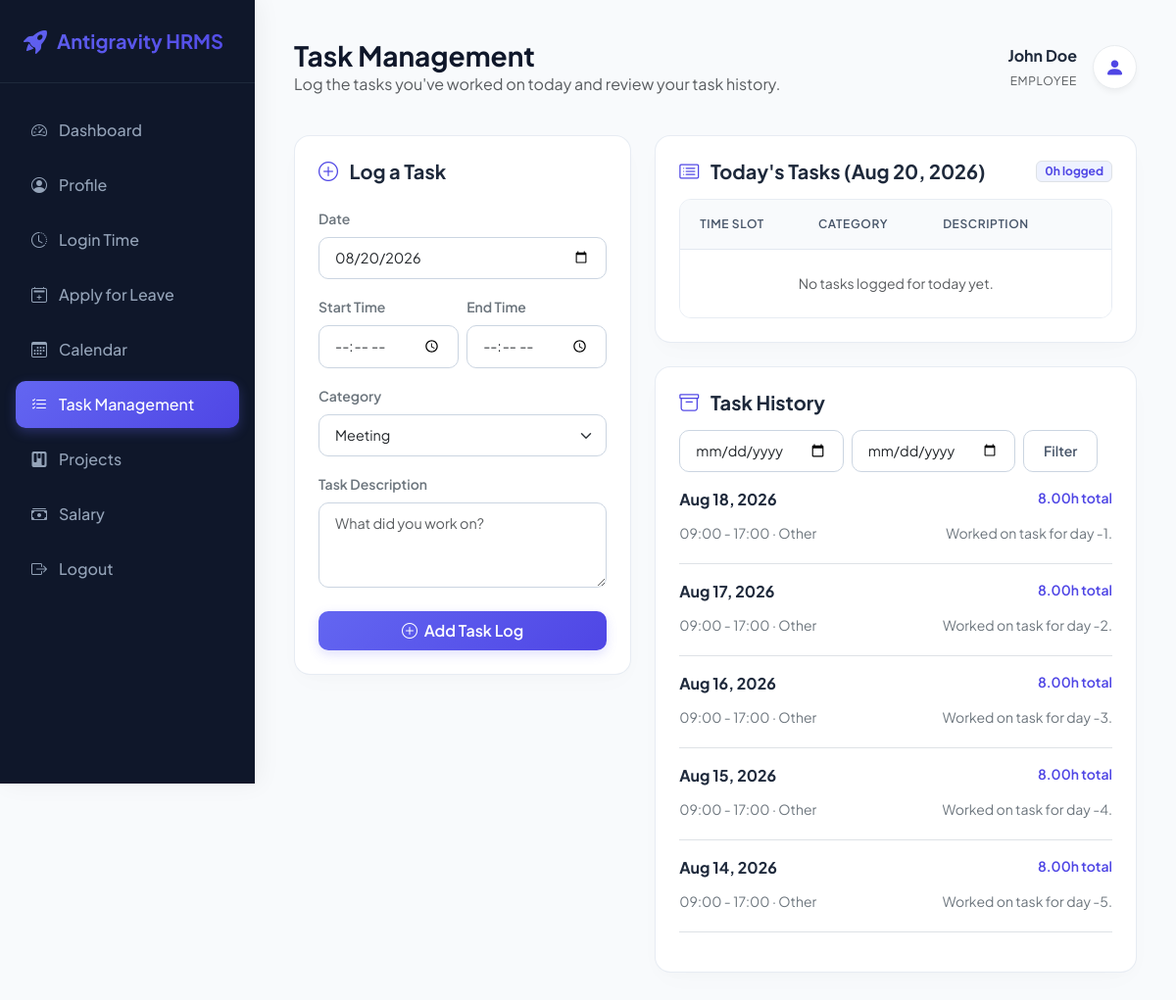
The page /api/work-logs/ (signed in) on the database its author committed.
### core/models.py (models this page shows, shortened)
class User(AbstractUser):
    ROLE_CHOICES = [
        ('admin', 'Admin'),
        ('employee', 'Employee'),
    ]
    role = models.CharField(max_length=20, choices=ROLE_CHOICES, default='employee')
    department = models.CharField(max_length=100, blank=True, null=True)
    designation = models.CharField(max_length=100, blank=True, null=True)
    joining_date = models.DateField(blank=True, null=True)
    salary_amount = models.DecimalField(max_digits=10, decimal_places=2, default=0.00)
    phone_number = models.CharField(max_length=20, blank=True, null=True)
    address = models.TextField(blank=True, null=True)

class WorkLog(models.Model):
    employee = models.ForeignKey(settings.AUTH_USER_MODEL, on_delete=models.CASCADE, related_name='work_logs')
    date = models.DateField()
    start_time = models.TimeField()
    end_time = models.TimeField()
    hours_worked = models.DecimalField(max_digits=4, decimal_places=2, null=True, blank=True)
    description = models.TextField()
    CATEGORY_CHOICES = [
        ('Meeting', 'Meeting'),
        ('Development', 'Development'),
        ('Bug Fix', 'Bug Fix'),
        ('Documentation', 'Documentation'),
        ('Testing', 'Testing'),
        ('Other', 'Other'),
    ]
    category = models.CharField(max_length=50, choices=CATEGORY_CHOICES, default='Other')

### core/views.py (the view)
# urls.py: path('work-logs/', EmployeeWorkLogsView.as_view(), name='employee_work_logs'),
class EmployeeWorkLogsView(EmployeeRoleRequiredMixin, TemplateView):
    template_name = 'core/work_logs.html'
    def get_context_data(self, **kwargs):
        context = super().get_context_data(**kwargs)
        user = self.request.user
        today = timezone.localdate()
        today_work_logs = WorkLog.objects.filter(employee=user, date=today).order_by('start_time')
        total_hours_today = sum(log.hours_worked for log in today_work_logs) if today_work_logs else 0
        start_date_str = self.request.GET.get('start_date', '')
        end_date_str = self.request.GET.get('end_date', '')
        history_logs = WorkLog.objects.filter(employee=user).order_by('-date', '-start_time')
        if start_date_str:
            try:
                start_date = datetime.datetime.strptime(start_date_str, '%Y-%m-%d').date()
                history_logs = history_logs.filter(date__gte=start_date)
            except ValueError:
                pass
        if end_date_str:
            try:
                end_date = datetime.datetime.strptime(end_date_str, '%Y-%m-%d').date()
                history_logs = history_logs.filter(date__lte=end_date)
            except ValueError:
                pass
        logs_by_day = {}
        for log in history_logs:
            logs_by_day.setdefault(log.date, []).append(log)
        grouped_history = []
        for date in sorted(logs_by_day.keys(), reverse=True):
            day_logs = logs_by_day[date]
            total_hours = sum(l.hours_worked for l in day_logs)
            grouped_history.append({
                'date': date,
                'logs': day_logs,
                'total_hours': total_hours
            })
        context.update({
            'today_work_logs': today_work_logs,
            'total_hours_today': total_hours_today,
            'grouped_history': grouped_history,
            'start_date': start_date_str,
            'end_date': end_date_str,
            'today': today,
            'categories': ['Meeting', 'Development', 'Bug Fix', 'Documentation', 'Testing', 'Other'],
        })
        return context

### core/templates/core/work_logs.html (shortened to what this page needs)
{% extends 'admin_dashboard/base.html' %}
{% block active_worklogs %}active{% endblock %}
{% block header_content %}
<h1>Task Management</h1>
<p class="text-muted mb-0">Log the tasks you've worked on today and review your task history.</p>
{% endblock %}
{% block content %}
<div class="row g-4">
    <div class="col-lg-5">
        <div class="glass-card">
            <h5 class="fw-bold mb-4"><i class="bi bi-plus-circle text-indigo me-2"></i> Log a Task</h5>
            <form action="{% url 'employee_add_worklog' %}" method="POST">
                <div class="mb-3">
                    <label for="date" class="form-label small fw-semibold text-secondary">Date</label>
                    <input type="date" name="date" id="date" class="form-control" value="{{ today|date:'Y-m-d' }}" max="{{ today|date:'Y-m-d' }}">
                </div>
                <div class="row g-2 mb-3">
                    <div class="col-md-6">
                        <label for="start_time" class="form-label small fw-semibold text-secondary">Start Time</label>
                        <input type="time" name="start_time" id="start_time" class="form-control" required>
                    </div>
                    <div class="col-md-6">
                        <label for="end_time" class="form-label small fw-semibold text-secondary">End Time</label>
                        <input type="time" name="end_time" id="end_time" class="form-control" required>
                    </div>
                </div>
                <div class="mb-3">
                    <label for="category" class="form-label small fw-semibold text-secondary">Category</label>
                    <select name="category" id="category" class="form-select">
                        {% for cat in categories %}
                            <option value="{{ cat }}">{{ cat }}</option>
                        {% endfor %}
                    </select>
                </div>
                <div class="mb-4">
                    <label for="description" class="form-label small fw-semibold text-secondary">Task Description</label>
                    <textarea name="description" id="description" class="form-control" rows="3" placeholder="What did you work on?" required></textarea>
                </div>
                <button type="submit" class="btn btn-premium w-100 py-2">
                    <i class="bi bi-plus-circle me-1"></i> Add Task Log
                </button>
            </form>
        </div>
    </div>
    <div class="col-lg-7">
        <div class="glass-card mb-4">
            <div class="d-flex justify-content-between align-items-center mb-3">
                <h5 class="fw-bold mb-0"><i class="bi bi-card-list text-indigo me-2"></i> Today's Tasks ({{ today|date:"M d, Y" }})</h5>
                <span class="badge bg-indigo-subtle text-indigo border px-2 py-1">{{ total_hours_today }}h logged</span>
            </div>
            <div class="table-responsive">
                <table class="table table-hover align-middle">
                    <thead class="table-light text-uppercase" style="font-size: 0.7rem;">
                        <tr>
                            <th>Time Slot</th>
                            <th>Category</th>
                            <th>Description</th>
                            <th></th>
                        </tr>
                    </thead>
                    <tbody>
                        {% if today_work_logs %}
                            {% for log in today_work_logs %}
                                <tr>
                                    <td class="fw-semibold text-indigo" style="font-size: 0.8rem;">
                                        {{ log.start_time|time:"H:i" }} - {{ log.end_time|time:"H:i" }}<br>
                                        <span class="text-muted fw-normal">{{ log.hours_worked }}h</span>
                                    </td>
                                    <td><span class="badge bg-light border text-secondary">{{ log.category }}</span></td>
                                    <td class="text-wrap" style="max-width: 220px; font-size: 0.85rem;">{{ log.description }}</td>
                                    <td class="text-end">
                                        <a href="{% url 'employee_edit_worklog' log.pk %}" class="btn btn-sm btn-outline-premium py-1 px-2">
                                            <i class="bi bi-pencil"></i>
                                        </a>
                                        <form action="{% url 'employee_delete_worklog' log.pk %}" method="POST" class="d-inline" onsubmit="return confirm('Delete this task log?');">
                                            {% csrf_token %}
                                            <button type="submit" class="btn btn-sm btn-outline-danger py-1 px-2">
                                                <i class="bi bi-trash"></i>
                                            </button>
                                        </form>
                                    </td>
                                </tr>
                            {% endfor %}
                        {% else %}
                            <tr>
                                <td colspan="4" class="text-center text-muted small py-4">No tasks logged for today yet.</td>
                            </tr>
                        {% endif %}
                    </tbody>
                </table>
            </div>
        </div>
        <div class="glass-card">
            <div class="d-flex justify-content-between align-items-center mb-3 flex-wrap gap-3">
                <h5 class="fw-bold mb-0"><i class="bi bi-archive text-indigo me-2"></i> Task History</h5>
                <form action="{% url 'employee_work_logs' %}" method="GET" class="d-flex gap-2">
                    <input type="date" name="start_date" class="form-control form-control-sm" value="{{ start_date }}">
                    <input type="date" name="end_date" class="form-control form-control-sm" value="{{ end_date }}">
                    <button type="submit" class="btn btn-outline-premium btn-sm">Filter</button>
                </form>
            </div>
            {% if grouped_history %}
                {% for day in grouped_history %}
                    <div class="mb-3 pb-3 border-bottom">
                        <div class="d-flex justify-content-between mb-2">
                            <span class="fw-bold">{{ day.date|date:"M d, Y" }}</span>
                            <span class="text-indigo fw-semibold small">{{ day.total_hours }}h total</span>
                        </div>
                        {% for log in day.logs %}
                            <div class="d-flex justify-content-between small text-secondary py-1">
                                <span>{{ log.start_time|time:"H:i" }} - {{ log.end_time|time:"H:i" }} · {{ log.category }}</span>
                                <span class="text-truncate ms-2" style="max-width: 220px;">{{ log.description }}</span>
                            </div>
                        {% endfor %}
                    </div>
                {% endfor %}
            {% else %}
                <p class="text-center text-muted small py-4 mb-0">No task history found for this range.</p>
            {% endif %}
        </div>
    </div>
</div>
{% endblock %}

### admin_dashboard/templates/admin_dashboard/base.html (shortened to what this page needs)
<!DOCTYPE html>
<html lang="en">
<head>
    <link href="https://cdn.jsdelivr.net/npm/bootstrap@5.3.2/dist/css/bootstrap.min.css" rel="stylesheet">
    <link href="https://cdn.jsdelivr.net/npm/bootstrap-icons@1.11.1/font/bootstrap-icons.css" rel="stylesheet">
</head>
<body>
    <div class="sidebar">
        <div class="brand">
            <i class="bi bi-rocket-takeoff-fill fs-4"></i>
            <span>Antigravity HRMS</span>
        </div>
        <ul class="sidebar-menu">
            {% if request.user.role == 'admin' %}
            <li class="{% block active_employees %}{% endblock %}">
                <a href="{% url 'employee_list' %}">
                    <i class="bi bi-people-fill"></i>
                    <span>Employees</span>
                </a>
            </li>
            <li class="{% block active_leaves %}{% endblock %}">
                <a href="{% url 'leave_approvals' %}">
                    <i class="bi bi-calendar-check-fill"></i>
                    <span>Leave Approvals</span>
                </a>
            </li>
            {% else %}
            <li class="{% block active_dashboard %}{% endblock %}">
                <a href="{% url 'employee_dashboard' %}">
                    <i class="bi bi-speedometer2"></i>
                    <span>Dashboard</span>
                </a>
            </li>
            <li class="{% block active_profile %}{% endblock %}">
                <a href="{% url 'employee_profile' %}">
                    <i class="bi bi-person-circle"></i>
                    <span>Profile</span>
                </a>
            </li>
            <li class="{% block active_attendance %}{% endblock %}">
                <a href="{% url 'employee_attendance' %}">
                    <i class="bi bi-clock-history"></i>
                    <span>Login Time</span>
                </a>
            </li>
            <li class="{% block active_apply_leave %}{% endblock %}">
                <a href="{% url 'employee_leaves' %}">
                    <i class="bi bi-calendar2-plus"></i>
                    <span>Apply for Leave</span>
                </a>
            </li>
            <li class="{% block active_calendar %}{% endblock %}">
                <a href="{% url 'employee_calendar' %}">
                    <i class="bi bi-calendar3"></i>
                    <span>Calendar</span>
                </a>
            </li>
            <li class="{% block active_worklogs %}{% endblock %}">
                <a href="{% url 'employee_work_logs' %}">
                    <i class="bi bi-list-check"></i>
                    <span>Task Management</span>
                </a>
            </li>
            <li class="{% block active_projects %}{% endblock %}">
                <a href="{% url 'employee_projects' %}">
                    <i class="bi bi-kanban-fill"></i>
                    <span>Projects</span>
                </a>
            </li>
            <li class="{% block active_salary %}{% endblock %}">
                <a href="{% url 'employee_salary' %}">
                    <i class="bi bi-cash-stack"></i>
                    <span>Salary</span>
                </a>
            </li>
            {% endif %}
            <li>
                <a href="{% url 'admin_logout' %}">
                    <i class="bi bi-box-arrow-right"></i>
                    <span>Logout</span>
                </a>
            </li>
        </ul>
    </div>
    <div class="main-content">
        <div class="top-header">
            <div>
                {% block header_content %}{% endblock %}
            </div>
            <div class="d-flex align-items-center gap-3">
                <div class="text-end d-none d-md-block">
                    <div class="fw-bold">{{ request.user.get_full_name|default:request.user.username }}</div>
                    <small class="text-muted text-uppercase" style="font-size: 0.75rem; letter-spacing: 0.05em;">{{ request.user.role }}</small>
                </div>
                <div class="bg-white border border-light-subtle rounded-circle d-flex align-items-center justify-content-center" style="width: 45px; height: 45px; box-shadow: 0 4px 6px -1px rgba(0,0,0,0.05)">
                    <i class="bi bi-person-fill fs-5 text-indigo"></i>
                </div>
            </div>
        </div>
        {% block content %}{% endblock %}
    </div>
</body>
</html>

### rows shown on the page
User: user.get_full_name "John Doe", user.role "EMPLOYEE", last_login "Aug 20, 2026"
WorkLog: date "Aug 18, 2026", start_time "09:00", end_time "17:00", category "Other", description "Worked on task for day -1."
WorkLog: date "Aug 17, 2026", start_time "09:00", end_time "17:00", category "Other", description "Worked on task for day -2."
WorkLog: date "Aug 16, 2026", start_time "09:00", end_time "17:00", category "Other", description "Worked on task for day -3."
WorkLog: date "Aug 15, 2026", start_time "09:00", end_time "17:00", category "Other", description "Worked on task for day -4."
WorkLog: date "Aug 14, 2026", start_time "09:00", end_time "17:00", category "Other", description "Worked on task for day -5."

### other values the page prints
{{ total_hours_today }} "0"
{{ day.total_hours }} "8.00" "8.00" "8.00" "8.00" "8.00"
form field category "Meeting"
